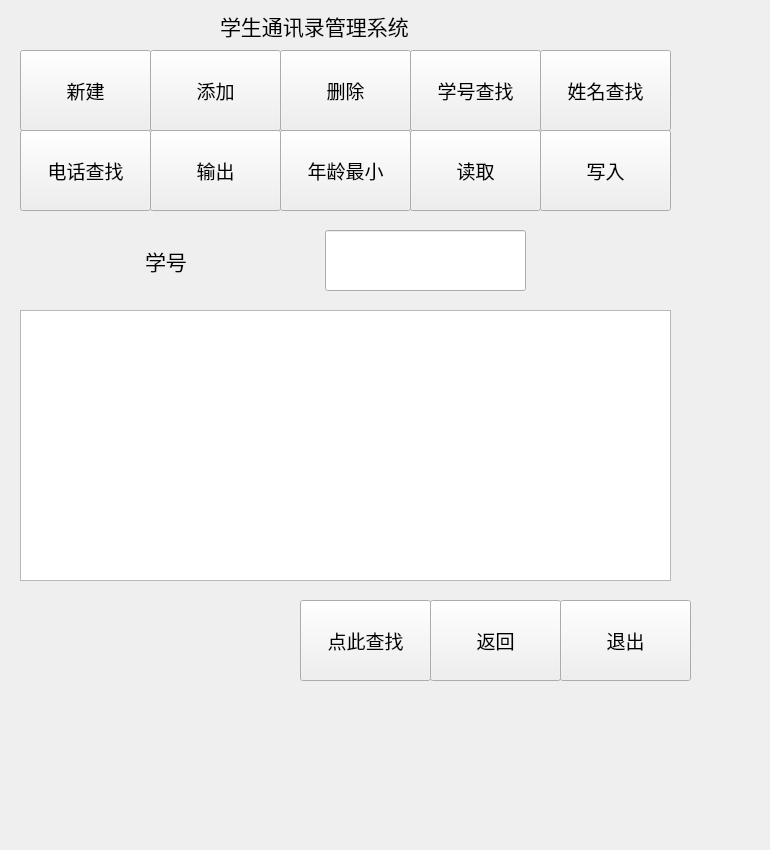
<?xml version="1.0" encoding="UTF-8"?>
<ui version="4.0">
 <class>searchNumWidget</class>
 <widget class="QWidget" name="searchNumWidget">
  <property name="geometry">
   <rect>
    <x>0</x>
    <y>0</y>
    <width>770</width>
    <height>850</height>
   </rect>
  </property>
  <property name="windowTitle">
   <string>Form</string>
  </property>
  <widget class="QPushButton" name="establishButton">
   <property name="geometry">
    <rect>
     <x>20</x>
     <y>50</y>
     <width>131</width>
     <height>81</height>
    </rect>
   </property>
   <property name="font">
    <font>
     <pointsize>14</pointsize>
    </font>
   </property>
   <property name="text">
    <string>新建</string>
   </property>
  </widget>
  <widget class="QPushButton" name="readMinStudentButton">
   <property name="geometry">
    <rect>
     <x>280</x>
     <y>130</y>
     <width>131</width>
     <height>81</height>
    </rect>
   </property>
   <property name="font">
    <font>
     <pointsize>14</pointsize>
    </font>
   </property>
   <property name="text">
    <string>年龄最小</string>
   </property>
  </widget>
  <widget class="QPushButton" name="delButton">
   <property name="geometry">
    <rect>
     <x>280</x>
     <y>50</y>
     <width>131</width>
     <height>81</height>
    </rect>
   </property>
   <property name="font">
    <font>
     <pointsize>14</pointsize>
    </font>
   </property>
   <property name="text">
    <string>删除</string>
   </property>
  </widget>
  <widget class="QPushButton" name="exitButton">
   <property name="geometry">
    <rect>
     <x>560</x>
     <y>600</y>
     <width>131</width>
     <height>81</height>
    </rect>
   </property>
   <property name="font">
    <font>
     <pointsize>14</pointsize>
    </font>
   </property>
   <property name="text">
    <string>退出</string>
   </property>
  </widget>
  <widget class="QPushButton" name="searchNameButton">
   <property name="geometry">
    <rect>
     <x>540</x>
     <y>50</y>
     <width>131</width>
     <height>81</height>
    </rect>
   </property>
   <property name="font">
    <font>
     <pointsize>14</pointsize>
    </font>
   </property>
   <property name="text">
    <string>姓名查找</string>
   </property>
  </widget>
  <widget class="QPushButton" name="outputButton">
   <property name="geometry">
    <rect>
     <x>150</x>
     <y>130</y>
     <width>131</width>
     <height>81</height>
    </rect>
   </property>
   <property name="font">
    <font>
     <pointsize>14</pointsize>
    </font>
   </property>
   <property name="text">
    <string>输出</string>
   </property>
  </widget>
  <widget class="QPushButton" name="readButton">
   <property name="geometry">
    <rect>
     <x>410</x>
     <y>130</y>
     <width>131</width>
     <height>81</height>
    </rect>
   </property>
   <property name="font">
    <font>
     <pointsize>14</pointsize>
    </font>
   </property>
   <property name="text">
    <string>读取</string>
   </property>
  </widget>
  <widget class="QPushButton" name="searchPhoneNumButton">
   <property name="geometry">
    <rect>
     <x>20</x>
     <y>130</y>
     <width>131</width>
     <height>81</height>
    </rect>
   </property>
   <property name="font">
    <font>
     <pointsize>14</pointsize>
    </font>
   </property>
   <property name="text">
    <string>电话查找</string>
   </property>
  </widget>
  <widget class="QPushButton" name="searchNumButton">
   <property name="geometry">
    <rect>
     <x>410</x>
     <y>50</y>
     <width>131</width>
     <height>81</height>
    </rect>
   </property>
   <property name="font">
    <font>
     <pointsize>14</pointsize>
    </font>
   </property>
   <property name="text">
    <string>学号查找</string>
   </property>
  </widget>
  <widget class="QLabel" name="label">
   <property name="geometry">
    <rect>
     <x>220</x>
     <y>-40</y>
     <width>311</width>
     <height>131</height>
    </rect>
   </property>
   <property name="font">
    <font>
     <pointsize>16</pointsize>
    </font>
   </property>
   <property name="text">
    <string>学生通讯录管理系统</string>
   </property>
  </widget>
  <widget class="QPushButton" name="addButton">
   <property name="geometry">
    <rect>
     <x>150</x>
     <y>50</y>
     <width>131</width>
     <height>81</height>
    </rect>
   </property>
   <property name="font">
    <font>
     <pointsize>14</pointsize>
    </font>
   </property>
   <property name="text">
    <string>添加</string>
   </property>
  </widget>
  <widget class="QPushButton" name="writeButton">
   <property name="geometry">
    <rect>
     <x>540</x>
     <y>130</y>
     <width>131</width>
     <height>81</height>
    </rect>
   </property>
   <property name="font">
    <font>
     <pointsize>14</pointsize>
    </font>
   </property>
   <property name="text">
    <string>写入</string>
   </property>
  </widget>
  <widget class="QPushButton" name="returnButton">
   <property name="geometry">
    <rect>
     <x>430</x>
     <y>600</y>
     <width>131</width>
     <height>81</height>
    </rect>
   </property>
   <property name="font">
    <font>
     <pointsize>14</pointsize>
    </font>
   </property>
   <property name="text">
    <string>返回</string>
   </property>
  </widget>
  <widget class="QPushButton" name="searchingNumButton">
   <property name="geometry">
    <rect>
     <x>300</x>
     <y>600</y>
     <width>131</width>
     <height>81</height>
    </rect>
   </property>
   <property name="font">
    <font>
     <pointsize>14</pointsize>
    </font>
   </property>
   <property name="text">
    <string>点此查找</string>
   </property>
  </widget>
  <widget class="QLineEdit" name="numberLineEdit">
   <property name="geometry">
    <rect>
     <x>325</x>
     <y>230</y>
     <width>201</width>
     <height>61</height>
    </rect>
   </property>
   <property name="font">
    <font>
     <pointsize>16</pointsize>
    </font>
   </property>
  </widget>
  <widget class="QLabel" name="label_2">
   <property name="geometry">
    <rect>
     <x>145</x>
     <y>230</y>
     <width>131</width>
     <height>61</height>
    </rect>
   </property>
   <property name="font">
    <font>
     <pointsize>16</pointsize>
    </font>
   </property>
   <property name="text">
    <string>学号</string>
   </property>
  </widget>
  <widget class="QTableWidget" name="tableWidget">
   <property name="geometry">
    <rect>
     <x>20</x>
     <y>310</y>
     <width>651</width>
     <height>271</height>
    </rect>
   </property>
  </widget>
 </widget>
 <resources/>
 <connections/>
</ui>
